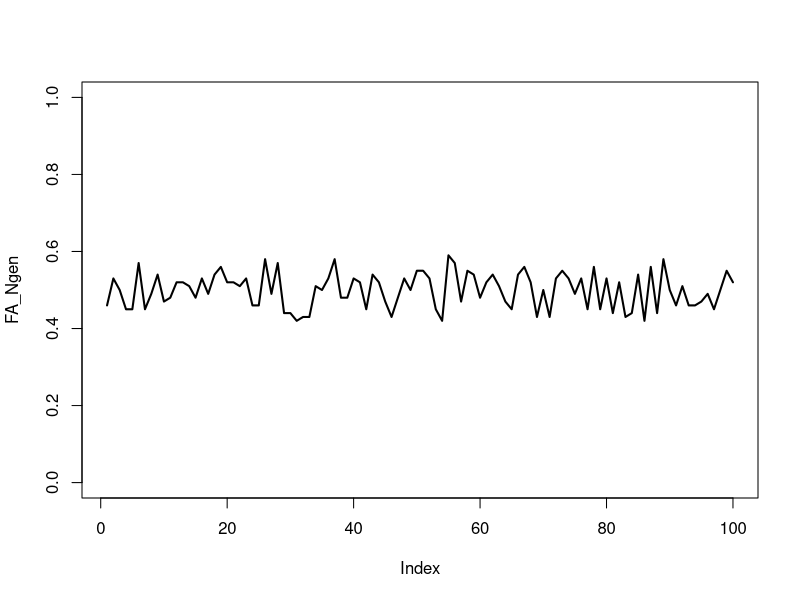
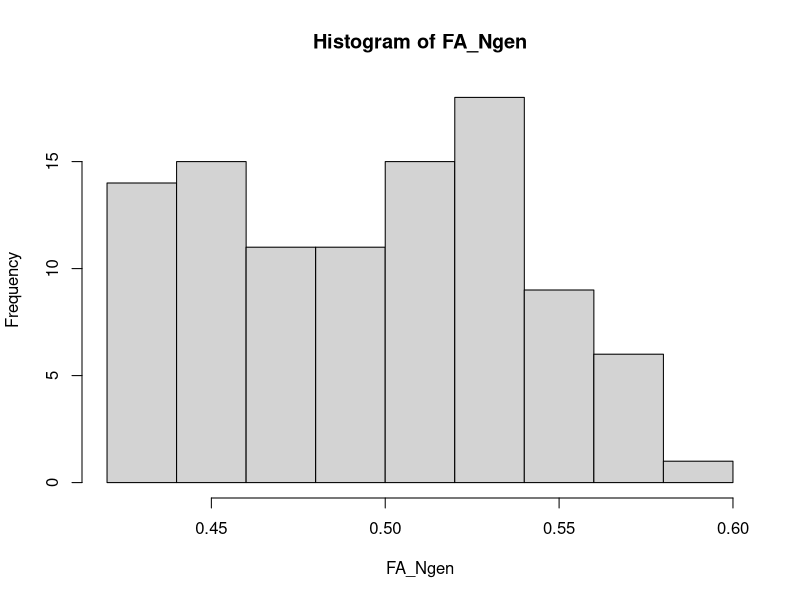
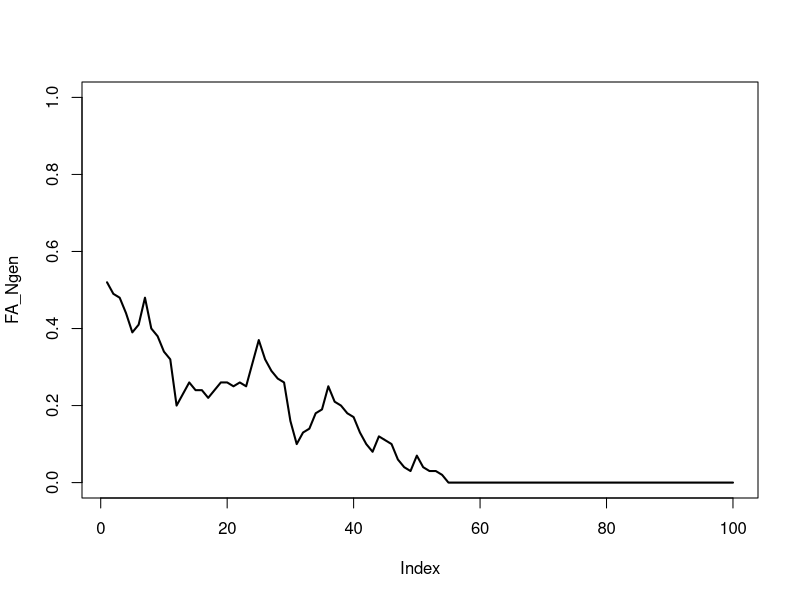
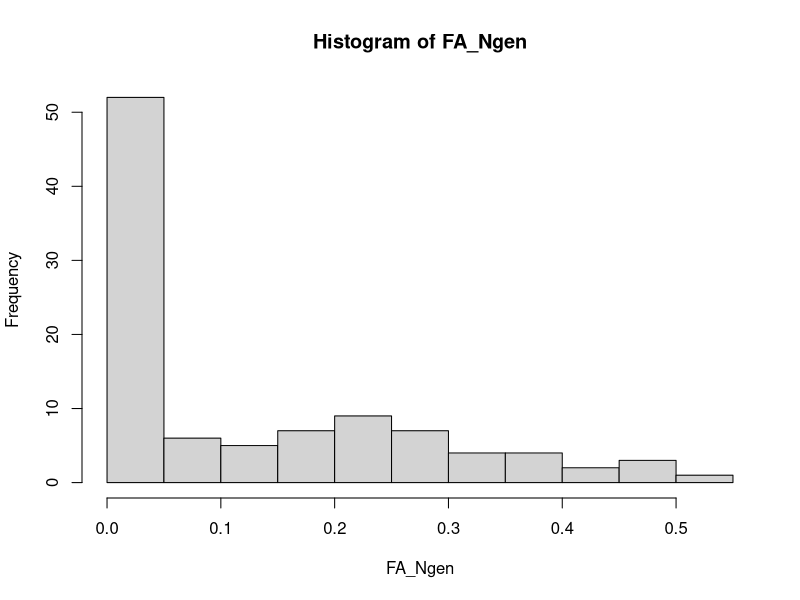
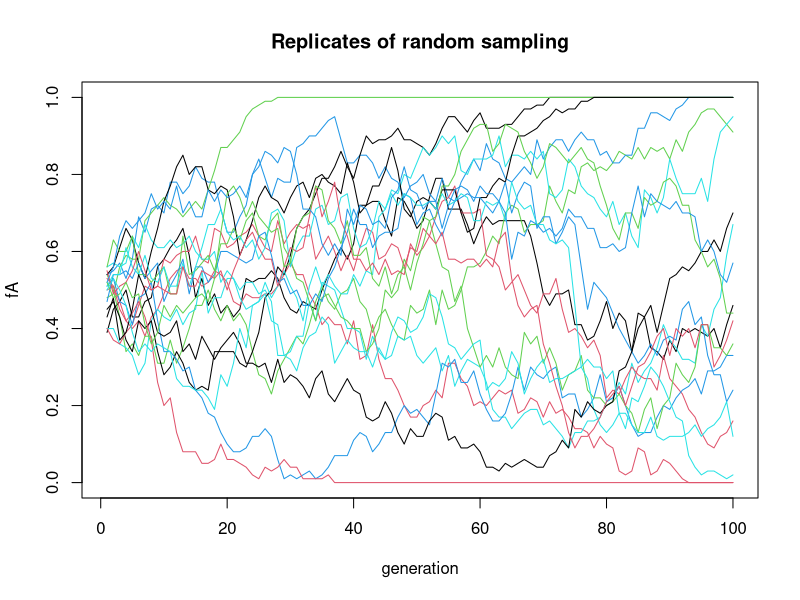
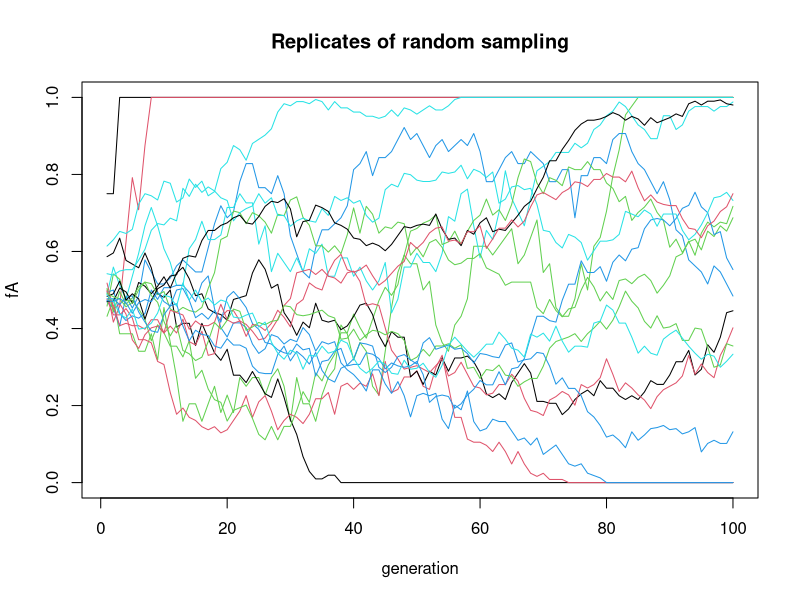
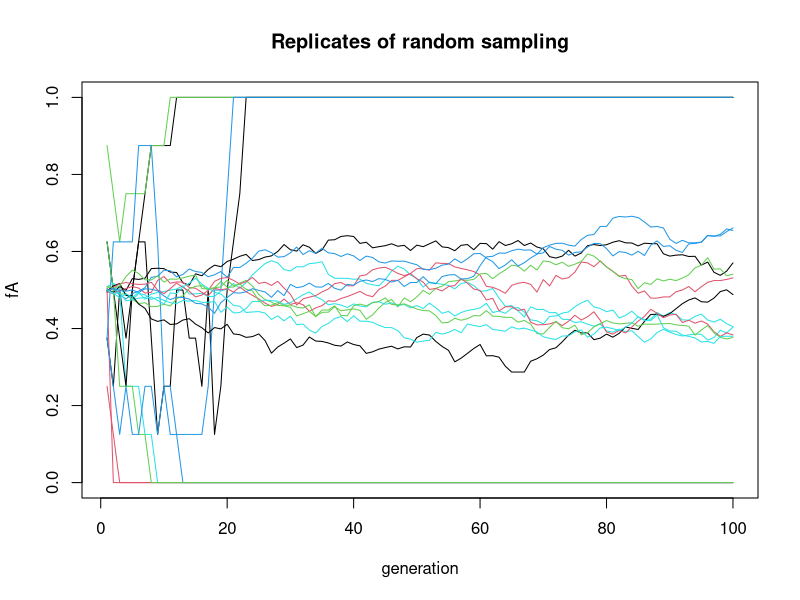
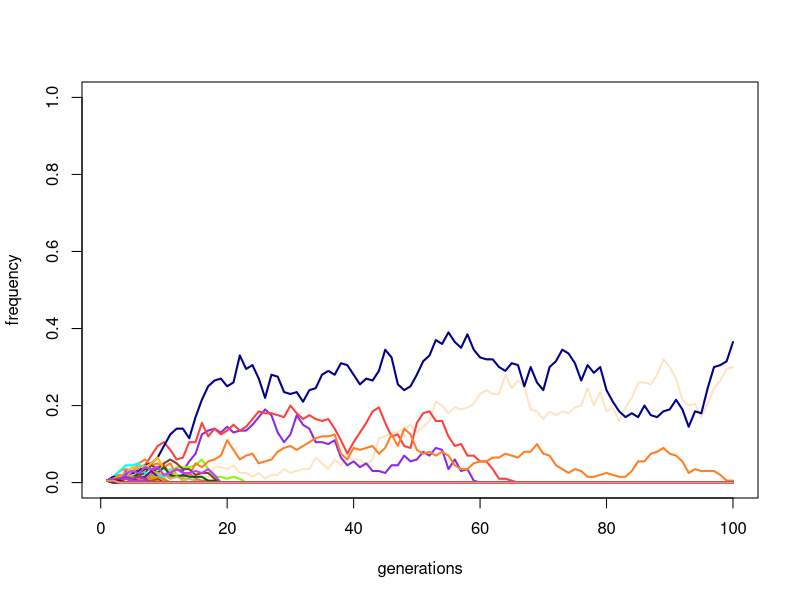

These charts were generated, in order, by the following R code:
################################## embo-popgen day 2: genetic drift ##################################
N <- 50
fA <- 0.5
Ngen <- 100
FA_Ngen <- rep(0, Ngen)

################# random sampling, 100 replicates, from gen 0

for (i in 1:Ngen) {
				 FA_Ngen[i] <- rbinom(1, 2*N, fA) / (2*N)
}
mean(FA_Ngen)
gigi_100rep_plot <- plot(FA_Ngen, type="l", ylim=c(0,1), lwd=2)
gigi_100rep_hist <- hist(FA_Ngen)

################# random sampling from previous generation starting from gen 0 to Ngen

for (i in 1:Ngen) {
                 if (i==1) {
				 FA_Ngen[i] <- rbinom(1, 2*N, fA) / (2*N)
				 }
				 else {
				 FA_Ngen[i] <- rbinom(1, 2*N, FA_Ngen[i-1]) / (2*N)
				 }
}

mean(FA_Ngen)
gigi_100gen_plot <- plot(FA_Ngen, type="l", ylim=c(0,1), lwd=2)
gigi_100gen_hist <- hist(FA_Ngen)

## 20 different replicates of the experiment
Xrep <- 20
matrix_drift_20_rep <- matrix(nrow= Xrep, ncol = Ngen)
for (k in 1:Xrep) {
 for (i in 1:Ngen) {
                 if (i==1) {
				 matrix_drift_20_rep[k,i] <- rbinom(1, 2*N, fA) / (2*N)
				 }
				 else {
				 matrix_drift_20_rep[k,i] <- rbinom(1, 2*N, matrix_drift_20_rep[k,i-1]) / (2*N)
				 }
 }
}

matplot(t(matrix_drift_20_rep), type = "l", lty = 1, col = 1:5,
        xlab = "generation", ylab = "fA", main = "Replicates of random sampling")

Nfixations <- 0
for (k in 1:Xrep) {
 for (i in Ngen) {
                 if (matrix_drift_20_rep[k,i]==1) {
				 Nfixations <- Nfixations + 1
				 }
				 else if (matrix_drift_20_rep[k,i]==0){
				 Nfixations <- Nfixations + 1
				 }
 }
}

print(paste("Number of fixations of one allele:", Nfixations))


################# now we change Ne!

Xrep <- 20
matrix_drift_20_rep_variableNe <- matrix(nrow= Xrep, ncol = Ngen)
N <- 2

## trial 1 with incremental Ne
for (k in 1:Xrep) {
       if (k!=1) {N <- N + 10}
 for (i in 1:Ngen) {
                 if (i==1) {
				 matrix_drift_20_rep_variableNe[k,i] <- rbinom(1, 2*N, fA) / (2*N)
				 }
				 else {
				 matrix_drift_20_rep_variableNe[k,i] <- rbinom(1, 2*N, matrix_drift_20_rep_variableNe[k,i-1]) / (2*N)
				 }
 }
}

matplot(t(matrix_drift_20_rep_variableNe), type = "l", lty = 1, col = 1:5,
        xlab = "generation", ylab = "fA", main = "Replicates of random sampling")

## trial 2 with 10 small and 10 big Ne
N <- 4
for (k in 1:Xrep) {
       if (k>=10) {N <- 1000}
 for (i in 1:Ngen) {
                 if (i==1) {
				 matrix_drift_20_rep_variableNe[k,i] <- rbinom(1, 2*N, fA) / (2*N)
				 }
				 else {
				 matrix_drift_20_rep_variableNe[k,i] <- rbinom(1, 2*N, matrix_drift_20_rep_variableNe[k,i-1]) / (2*N)
				 }
 }
}

matplot(t(matrix_drift_20_rep_variableNe), type = "l", lty = 1, col = 1:5,
        xlab = "generation", ylab = "fA", main = "Replicates of random sampling")

################################## embo-popgen day 2: genetic drift and natural selection ##################################

simulateTrajectory <- function(s, N, t=500, nrepl=100, initFreq=1/(2*N)) {

        cat("2Ns =",2*N*s,"\n")

        # initialise frequencies
        fA <- matrix(NA, nrow=nrepl, ncol=t)
        # fA[,1] <- 1/(2*N)
        fA[,1] <- initFreq

        # viability
        vAA <- 1
        vAa <- 1 - s
        vaa <- 1 - (2*s)

        for (r in 1:nrepl) {

                for (i in 2:t) {

                        # selection
                        fpA <- fA[r,i-1] * (vAA*fA[r,i-1] + (vAa*(1-fA[r,i-1]))) / (vAA*fA[r,i-1]^2 + 2*vAa*fA[r,i-1]*(1-fA[r,i-1]) + vaa*(1-fA[r,i-1])^2)

                        if (fpA <= 0) { fA[r,i:t] <- 0; break} # lost
                        if (fpA >= 1) { fA[r,i:t] <- 1; break} # fixed

                        # drift
                        # fA[r,i] <- sum(sample(x=c(0,1), size=(2*N), replace=T, prob=c((1-fpA),fpA))) / (2*N)
                        fA[r,i] <- rbinom (n=1, size=2*N, prob=fpA) / (2*N)

                }

        }

        u <- 0
        if ((2*N*s) > -1) u <- 1/(2*N)
        if ((2*N*s) > 1) u <- 2*s
    
        cat("Lost = ", length(which(fA[,t]==0)), "\n")
        cat("Fixed = ", length(which(fA[,t]==1)), "\t (expected = ", (u*nrepl), ")\n")
    
        return(invisible(fA));

}

plotTrajectory <- function(fA, ylim=c(0,1), tlim=c(1,NA)) {
        cols <- colors()
        if (is.na(tlim[2])) tlim <- c(1,ncol(fA))
        plot(fA[1,],ylim=ylim,ty="l",xlim=tlim,col=cols[2],xlab="generations",ylab="frequency",lwd=2)
        for (i in 2:nrow(fA)) lines(fA[i,],type="l",col=cols[i+1],lwd=2)
}

plotTrajectory(simulateTrajectory(s=0.001, N=100, t=100, nrepl=100))